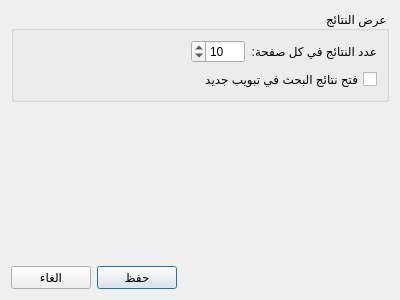
<?xml version="1.0" encoding="UTF-8"?>
<ui version="4.0">
 <class>SettingsDialog</class>
 <widget class="QDialog" name="SettingsDialog">
  <property name="geometry">
   <rect>
    <x>0</x>
    <y>0</y>
    <width>400</width>
    <height>300</height>
   </rect>
  </property>
  <property name="windowTitle">
   <string>اعدادت البحث</string>
  </property>
  <property name="layoutDirection">
   <enum>Qt::RightToLeft</enum>
  </property>
  <property name="locale">
   <locale language="Arabic" country="Morocco"/>
  </property>
  <layout class="QVBoxLayout" name="verticalLayout_2">
   <item>
    <widget class="QGroupBox" name="groupBox">
     <property name="sizePolicy">
      <sizepolicy hsizetype="Preferred" vsizetype="Preferred">
       <horstretch>0</horstretch>
       <verstretch>0</verstretch>
      </sizepolicy>
     </property>
     <property name="title">
      <string>عرض النتائج</string>
     </property>
     <layout class="QVBoxLayout" name="verticalLayout">
      <item>
       <layout class="QHBoxLayout" name="horizontalLayout_2">
        <item>
         <widget class="QLabel" name="label">
          <property name="sizePolicy">
           <sizepolicy hsizetype="Preferred" vsizetype="Preferred">
            <horstretch>0</horstretch>
            <verstretch>0</verstretch>
           </sizepolicy>
          </property>
          <property name="text">
           <string>عدد النتائج في كل صفحة:</string>
          </property>
         </widget>
        </item>
        <item>
         <widget class="QSpinBox" name="spinBox">
          <property name="sizePolicy">
           <sizepolicy hsizetype="Maximum" vsizetype="Fixed">
            <horstretch>0</horstretch>
            <verstretch>0</verstretch>
           </sizepolicy>
          </property>
          <property name="minimum">
           <number>1</number>
          </property>
          <property name="maximum">
           <number>1000</number>
          </property>
          <property name="value">
           <number>10</number>
          </property>
         </widget>
        </item>
        <item>
         <spacer name="horizontalSpacer_2">
          <property name="orientation">
           <enum>Qt::Horizontal</enum>
          </property>
          <property name="sizeHint" stdset="0">
           <size>
            <width>40</width>
            <height>20</height>
           </size>
          </property>
         </spacer>
        </item>
       </layout>
      </item>
      <item>
       <widget class="QCheckBox" name="checkBox">
        <property name="text">
         <string>فتح نتائج البحث في تبويب جديد</string>
        </property>
       </widget>
      </item>
     </layout>
    </widget>
   </item>
   <item>
    <spacer name="verticalSpacer">
     <property name="orientation">
      <enum>Qt::Vertical</enum>
     </property>
     <property name="sizeHint" stdset="0">
      <size>
       <width>20</width>
       <height>40</height>
      </size>
     </property>
    </spacer>
   </item>
   <item>
    <layout class="QHBoxLayout" name="horizontalLayout">
     <item>
      <spacer name="horizontalSpacer">
       <property name="orientation">
        <enum>Qt::Horizontal</enum>
       </property>
       <property name="sizeHint" stdset="0">
        <size>
         <width>40</width>
         <height>20</height>
        </size>
       </property>
      </spacer>
     </item>
     <item>
      <widget class="QPushButton" name="pushSave">
       <property name="text">
        <string>حفظ</string>
       </property>
       <property name="default">
        <bool>true</bool>
       </property>
      </widget>
     </item>
     <item>
      <widget class="QPushButton" name="pushCancel">
       <property name="text">
        <string>الغاء</string>
       </property>
      </widget>
     </item>
    </layout>
   </item>
  </layout>
 </widget>
 <resources/>
 <connections/>
</ui>
